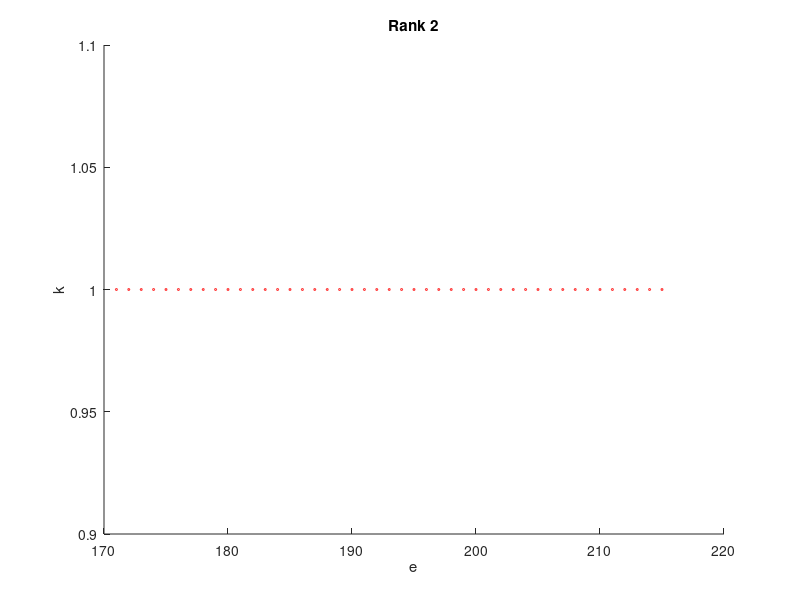
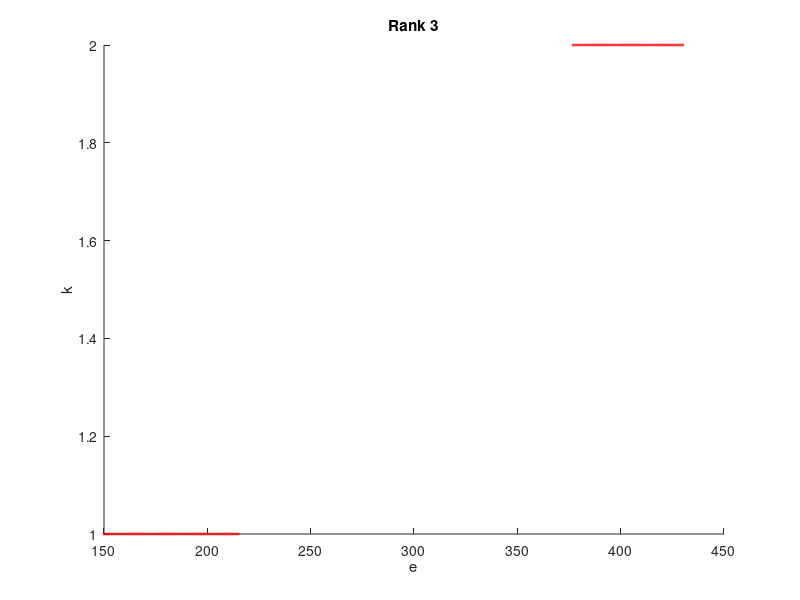
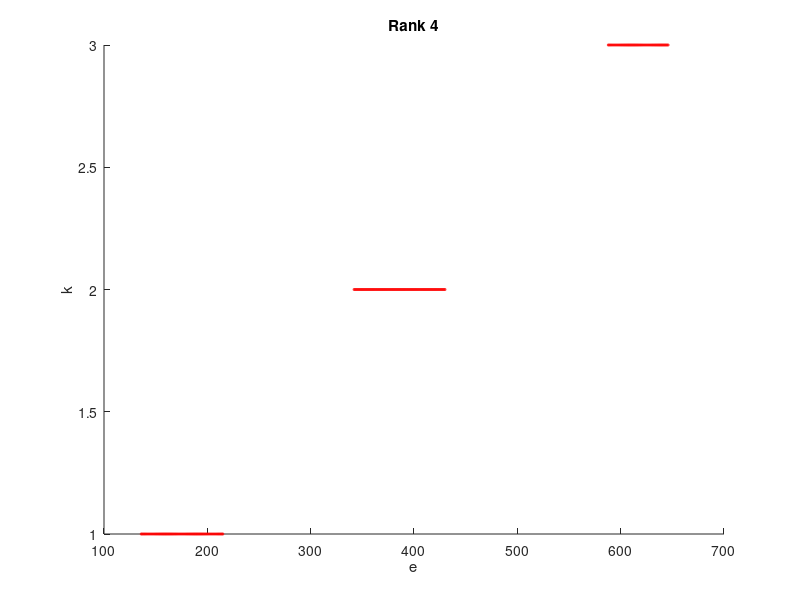
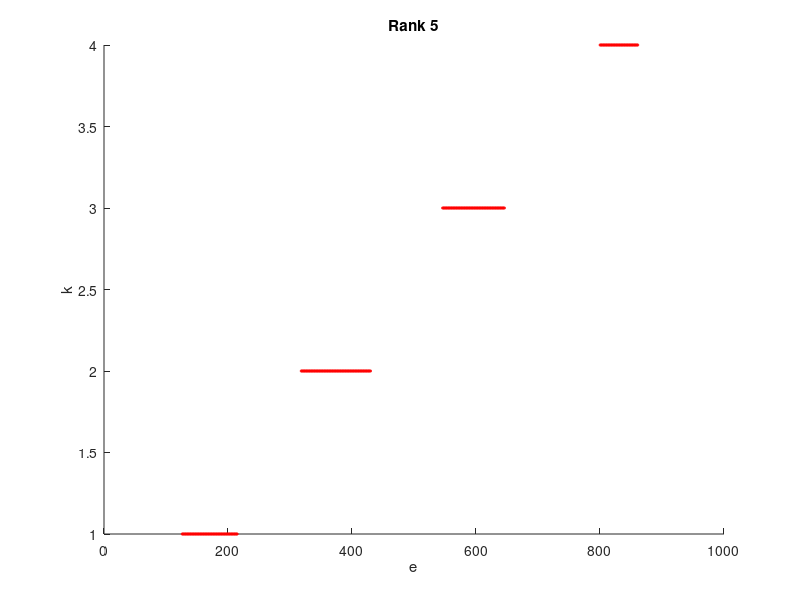

Write MATLAB code to recreate these figures, in order. (Note: a time limit stopped this script after it produced the figures.)
clear all
close all
clc

MIN_RANK = 2;
MAX_RANK = 12;

c=1;

p1 =@(k,e) (k^4)*(c^-3)*(e^-3);
p2 =@(k,e) (k^2)*(c^-3)*(e^-4);
p3 =@(k,e) (10^7)*max(p1(k,e), p2(k,e));

cmap = hsv(MAX_RANK-MIN_RANK+1); 


for mat_rank=MIN_RANK:MAX_RANK
    min_k = inf;
    max_k = -inf;
    min_e = inf;
    max_e = -inf;
    
    E = [];
    K = [];
    C = [];
    e1 = [0.0001:0.0001:1,1:10000];
    for k=1:mat_rank
        for e=e1
            p = p3(k,e);
            if p <= mat_rank && k <= p
%                 disp('HERE2')
                if min_k > k
                    min_k = k;
                end
                if max_k < k
                    max_k = k;
                end
                if min_e > e
                    min_e = e;
                end
                if max_e < e
                    max_e = e;
                end
                E = [E;e];
                K = [K;k];
                C = [C;cmap(mat_rank-1,:)];
            end
        end
    end
    figure()
    scatter(E,K,2,'r');
    xlabel('e')
    ylabel('k')
    title(sprintf('Rank %d',mat_rank))
%     disp('HERE3')
    fprintf('Rank %d, E: {%d,%d}, K: {%d,%d}\n',mat_rank,min_e,max_e,min_k,max_k)
    saveas(gca,sprintf('k_e_p_rank_%d.png',mat_rank))
end
